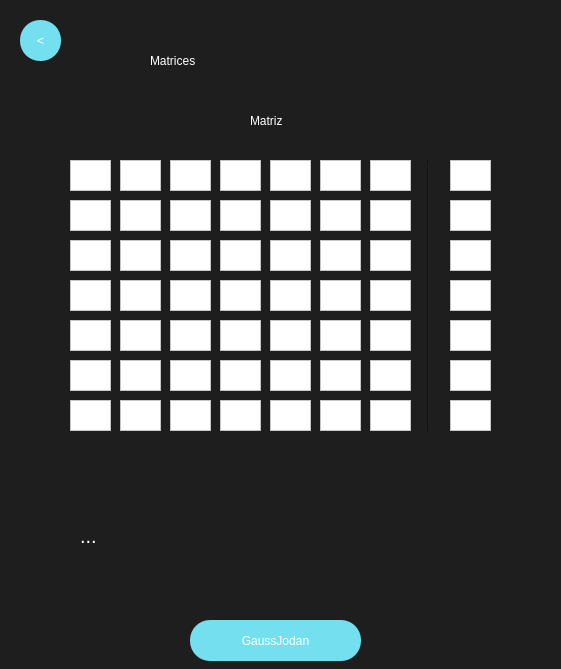
<?xml version="1.0" encoding="UTF-8"?>
<ui version="4.0">
 <class>MainWindow</class>
 <widget class="QMainWindow" name="MainWindow">
  <property name="geometry">
   <rect>
    <x>0</x>
    <y>0</y>
    <width>561</width>
    <height>669</height>
   </rect>
  </property>
  <property name="minimumSize">
   <size>
    <width>0</width>
    <height>0</height>
   </size>
  </property>
  <property name="maximumSize">
   <size>
    <width>2000</width>
    <height>2000</height>
   </size>
  </property>
  <property name="windowTitle">
   <string>MainWindow</string>
  </property>
  <property name="styleSheet">
   <string notr="true">QWidget{
background-color:#1E1E1E;
}

QPushButton{
background-color:#74E0Ef;
color:white;
font: 30pt &quot;Impact&quot;;
border-radius:25px;
}

QPushButton:hover{
background-color:#7A63FF;
color:#74E0Ef;
font: 30pt &quot;Impact&quot;;
border-radius:30px;
}
Line{
background-color:white;
}
</string>
  </property>
  <widget class="QWidget" name="centralwidget">
   <widget class="QLabel" name="label">
    <property name="geometry">
     <rect>
      <x>150</x>
      <y>30</y>
      <width>241</width>
      <height>61</height>
     </rect>
    </property>
    <property name="styleSheet">
     <string notr="true">color:white;
font: 50pt &quot;Impact&quot;;
</string>
    </property>
    <property name="text">
     <string>Matrices</string>
    </property>
   </widget>
   <widget class="QPushButton" name="GausBackButton">
    <property name="geometry">
     <rect>
      <x>20</x>
      <y>20</y>
      <width>41</width>
      <height>41</height>
     </rect>
    </property>
    <property name="styleSheet">
     <string notr="true">font: 20pt &quot;impact&quot;;
border-radius:20px;</string>
    </property>
    <property name="text">
     <string>&lt;</string>
    </property>
   </widget>
   <widget class="QTextEdit" name="num1Entry">
    <property name="geometry">
     <rect>
      <x>70</x>
      <y>160</y>
      <width>41</width>
      <height>31</height>
     </rect>
    </property>
    <property name="styleSheet">
     <string notr="true">background-color: rgb(255, 255, 255);</string>
    </property>
   </widget>
   <widget class="QTextEdit" name="num2Entry">
    <property name="geometry">
     <rect>
      <x>120</x>
      <y>160</y>
      <width>41</width>
      <height>31</height>
     </rect>
    </property>
    <property name="styleSheet">
     <string notr="true">background-color: rgb(255, 255, 255);</string>
    </property>
   </widget>
   <widget class="QTextEdit" name="num3Entry">
    <property name="geometry">
     <rect>
      <x>170</x>
      <y>160</y>
      <width>41</width>
      <height>31</height>
     </rect>
    </property>
    <property name="styleSheet">
     <string notr="true">background-color: rgb(255, 255, 255);</string>
    </property>
   </widget>
   <widget class="QTextEdit" name="num8Entry">
    <property name="geometry">
     <rect>
      <x>70</x>
      <y>200</y>
      <width>41</width>
      <height>31</height>
     </rect>
    </property>
    <property name="styleSheet">
     <string notr="true">background-color: rgb(255, 255, 255);</string>
    </property>
   </widget>
   <widget class="QTextEdit" name="num10Entry">
    <property name="geometry">
     <rect>
      <x>170</x>
      <y>200</y>
      <width>41</width>
      <height>31</height>
     </rect>
    </property>
    <property name="styleSheet">
     <string notr="true">background-color: rgb(255, 255, 255);</string>
    </property>
   </widget>
   <widget class="QTextEdit" name="num9Entry">
    <property name="geometry">
     <rect>
      <x>120</x>
      <y>200</y>
      <width>41</width>
      <height>31</height>
     </rect>
    </property>
    <property name="styleSheet">
     <string notr="true">background-color: rgb(255, 255, 255);</string>
    </property>
   </widget>
   <widget class="QTextEdit" name="num17Entry">
    <property name="geometry">
     <rect>
      <x>170</x>
      <y>240</y>
      <width>41</width>
      <height>31</height>
     </rect>
    </property>
    <property name="styleSheet">
     <string notr="true">background-color: rgb(255, 255, 255);</string>
    </property>
   </widget>
   <widget class="QTextEdit" name="num15Entry">
    <property name="geometry">
     <rect>
      <x>70</x>
      <y>240</y>
      <width>41</width>
      <height>31</height>
     </rect>
    </property>
    <property name="styleSheet">
     <string notr="true">background-color: rgb(255, 255, 255);</string>
    </property>
   </widget>
   <widget class="QTextEdit" name="num16Entry">
    <property name="geometry">
     <rect>
      <x>120</x>
      <y>240</y>
      <width>41</width>
      <height>31</height>
     </rect>
    </property>
    <property name="styleSheet">
     <string notr="true">background-color: rgb(255, 255, 255);</string>
    </property>
   </widget>
   <widget class="QLabel" name="label_2">
    <property name="geometry">
     <rect>
      <x>250</x>
      <y>100</y>
      <width>71</width>
      <height>41</height>
     </rect>
    </property>
    <property name="styleSheet">
     <string notr="true">color:white;
font: 20pt &quot;Impact&quot;;
</string>
    </property>
    <property name="text">
     <string>Matriz </string>
    </property>
   </widget>
   <widget class="QLabel" name="ResultMatrix">
    <property name="geometry">
     <rect>
      <x>80</x>
      <y>470</y>
      <width>351</width>
      <height>131</height>
     </rect>
    </property>
    <property name="maximumSize">
     <size>
      <width>1000</width>
      <height>900</height>
     </size>
    </property>
    <property name="styleSheet">
     <string notr="true">color:white;
font:20px</string>
    </property>
    <property name="text">
     <string>...</string>
    </property>
    <property name="wordWrap">
     <bool>true</bool>
    </property>
   </widget>
   <widget class="QPushButton" name="GausButton">
    <property name="geometry">
     <rect>
      <x>190</x>
      <y>620</y>
      <width>171</width>
      <height>41</height>
     </rect>
    </property>
    <property name="maximumSize">
     <size>
      <width>16777215</width>
      <height>300</height>
     </size>
    </property>
    <property name="styleSheet">
     <string notr="true">font: 20pt &quot;impact&quot;;
border-radius:20px;</string>
    </property>
    <property name="text">
     <string>GaussJodan</string>
    </property>
   </widget>
   <widget class="QTextEdit" name="ind1Entry">
    <property name="geometry">
     <rect>
      <x>450</x>
      <y>160</y>
      <width>41</width>
      <height>31</height>
     </rect>
    </property>
    <property name="styleSheet">
     <string notr="true">background-color: rgb(255, 255, 255);</string>
    </property>
   </widget>
   <widget class="QTextEdit" name="ind3Entry">
    <property name="geometry">
     <rect>
      <x>450</x>
      <y>240</y>
      <width>41</width>
      <height>31</height>
     </rect>
    </property>
    <property name="styleSheet">
     <string notr="true">background-color: rgb(255, 255, 255);</string>
    </property>
   </widget>
   <widget class="QTextEdit" name="ind2Entry">
    <property name="geometry">
     <rect>
      <x>450</x>
      <y>200</y>
      <width>41</width>
      <height>31</height>
     </rect>
    </property>
    <property name="styleSheet">
     <string notr="true">background-color: rgb(255, 255, 255);</string>
    </property>
   </widget>
   <widget class="Line" name="line">
    <property name="geometry">
     <rect>
      <x>420</x>
      <y>160</y>
      <width>16</width>
      <height>271</height>
     </rect>
    </property>
    <property name="styleSheet">
     <string notr="true">background{
color:white;
}</string>
    </property>
    <property name="orientation">
     <enum>Qt::Vertical</enum>
    </property>
   </widget>
   <widget class="QTextEdit" name="num11Entry">
    <property name="geometry">
     <rect>
      <x>220</x>
      <y>200</y>
      <width>41</width>
      <height>31</height>
     </rect>
    </property>
    <property name="styleSheet">
     <string notr="true">background-color: rgb(255, 255, 255);</string>
    </property>
   </widget>
   <widget class="QTextEdit" name="num4Entry">
    <property name="geometry">
     <rect>
      <x>220</x>
      <y>160</y>
      <width>41</width>
      <height>31</height>
     </rect>
    </property>
    <property name="styleSheet">
     <string notr="true">background-color: rgb(255, 255, 255);</string>
    </property>
   </widget>
   <widget class="QTextEdit" name="num18Entry">
    <property name="geometry">
     <rect>
      <x>220</x>
      <y>240</y>
      <width>41</width>
      <height>31</height>
     </rect>
    </property>
    <property name="styleSheet">
     <string notr="true">background-color: rgb(255, 255, 255);</string>
    </property>
   </widget>
   <widget class="QTextEdit" name="num22Entry">
    <property name="geometry">
     <rect>
      <x>70</x>
      <y>280</y>
      <width>41</width>
      <height>31</height>
     </rect>
    </property>
    <property name="styleSheet">
     <string notr="true">background-color: rgb(255, 255, 255);</string>
    </property>
   </widget>
   <widget class="QTextEdit" name="num23Entry">
    <property name="geometry">
     <rect>
      <x>120</x>
      <y>280</y>
      <width>41</width>
      <height>31</height>
     </rect>
    </property>
    <property name="styleSheet">
     <string notr="true">background-color: rgb(255, 255, 255);</string>
    </property>
   </widget>
   <widget class="QTextEdit" name="num24Entry">
    <property name="geometry">
     <rect>
      <x>170</x>
      <y>280</y>
      <width>41</width>
      <height>31</height>
     </rect>
    </property>
    <property name="styleSheet">
     <string notr="true">background-color: rgb(255, 255, 255);</string>
    </property>
   </widget>
   <widget class="QTextEdit" name="num25Entry">
    <property name="geometry">
     <rect>
      <x>220</x>
      <y>280</y>
      <width>41</width>
      <height>31</height>
     </rect>
    </property>
    <property name="styleSheet">
     <string notr="true">background-color: rgb(255, 255, 255);</string>
    </property>
   </widget>
   <widget class="QTextEdit" name="ind4Entry">
    <property name="geometry">
     <rect>
      <x>450</x>
      <y>280</y>
      <width>41</width>
      <height>31</height>
     </rect>
    </property>
    <property name="styleSheet">
     <string notr="true">background-color: rgb(255, 255, 255);</string>
    </property>
   </widget>
   <widget class="QTextEdit" name="ind5Entry">
    <property name="geometry">
     <rect>
      <x>450</x>
      <y>320</y>
      <width>41</width>
      <height>31</height>
     </rect>
    </property>
    <property name="styleSheet">
     <string notr="true">background-color: rgb(255, 255, 255);</string>
    </property>
   </widget>
   <widget class="QTextEdit" name="num12Entry">
    <property name="geometry">
     <rect>
      <x>270</x>
      <y>200</y>
      <width>41</width>
      <height>31</height>
     </rect>
    </property>
    <property name="styleSheet">
     <string notr="true">background-color: rgb(255, 255, 255);</string>
    </property>
   </widget>
   <widget class="QTextEdit" name="num5Entry">
    <property name="geometry">
     <rect>
      <x>270</x>
      <y>160</y>
      <width>41</width>
      <height>31</height>
     </rect>
    </property>
    <property name="styleSheet">
     <string notr="true">background-color: rgb(255, 255, 255);</string>
    </property>
   </widget>
   <widget class="QTextEdit" name="num19Entry">
    <property name="geometry">
     <rect>
      <x>270</x>
      <y>240</y>
      <width>41</width>
      <height>31</height>
     </rect>
    </property>
    <property name="styleSheet">
     <string notr="true">background-color: rgb(255, 255, 255);</string>
    </property>
   </widget>
   <widget class="QTextEdit" name="num26Entry">
    <property name="geometry">
     <rect>
      <x>270</x>
      <y>280</y>
      <width>41</width>
      <height>31</height>
     </rect>
    </property>
    <property name="styleSheet">
     <string notr="true">background-color: rgb(255, 255, 255);</string>
    </property>
   </widget>
   <widget class="QTextEdit" name="num29Entry">
    <property name="geometry">
     <rect>
      <x>70</x>
      <y>320</y>
      <width>41</width>
      <height>31</height>
     </rect>
    </property>
    <property name="styleSheet">
     <string notr="true">background-color: rgb(255, 255, 255);</string>
    </property>
   </widget>
   <widget class="QTextEdit" name="num31Entry">
    <property name="geometry">
     <rect>
      <x>170</x>
      <y>320</y>
      <width>41</width>
      <height>31</height>
     </rect>
    </property>
    <property name="styleSheet">
     <string notr="true">background-color: rgb(255, 255, 255);</string>
    </property>
   </widget>
   <widget class="QTextEdit" name="num30Entry">
    <property name="geometry">
     <rect>
      <x>120</x>
      <y>320</y>
      <width>41</width>
      <height>31</height>
     </rect>
    </property>
    <property name="styleSheet">
     <string notr="true">background-color: rgb(255, 255, 255);</string>
    </property>
   </widget>
   <widget class="QTextEdit" name="num32Entry">
    <property name="geometry">
     <rect>
      <x>220</x>
      <y>320</y>
      <width>41</width>
      <height>31</height>
     </rect>
    </property>
    <property name="styleSheet">
     <string notr="true">background-color: rgb(255, 255, 255);</string>
    </property>
   </widget>
   <widget class="QTextEdit" name="num33Entry">
    <property name="geometry">
     <rect>
      <x>270</x>
      <y>320</y>
      <width>41</width>
      <height>31</height>
     </rect>
    </property>
    <property name="styleSheet">
     <string notr="true">background-color: rgb(255, 255, 255);</string>
    </property>
   </widget>
   <widget class="QTextEdit" name="num6Entry">
    <property name="geometry">
     <rect>
      <x>320</x>
      <y>160</y>
      <width>41</width>
      <height>31</height>
     </rect>
    </property>
    <property name="styleSheet">
     <string notr="true">background-color: rgb(255, 255, 255);</string>
    </property>
   </widget>
   <widget class="QTextEdit" name="num20Entry">
    <property name="geometry">
     <rect>
      <x>320</x>
      <y>240</y>
      <width>41</width>
      <height>31</height>
     </rect>
    </property>
    <property name="styleSheet">
     <string notr="true">background-color: rgb(255, 255, 255);</string>
    </property>
   </widget>
   <widget class="QTextEdit" name="num13Entry">
    <property name="geometry">
     <rect>
      <x>320</x>
      <y>200</y>
      <width>41</width>
      <height>31</height>
     </rect>
    </property>
    <property name="styleSheet">
     <string notr="true">background-color: rgb(255, 255, 255);</string>
    </property>
   </widget>
   <widget class="QTextEdit" name="num34Entry">
    <property name="geometry">
     <rect>
      <x>320</x>
      <y>320</y>
      <width>41</width>
      <height>31</height>
     </rect>
    </property>
    <property name="styleSheet">
     <string notr="true">background-color: rgb(255, 255, 255);</string>
    </property>
   </widget>
   <widget class="QTextEdit" name="num27Entry">
    <property name="geometry">
     <rect>
      <x>320</x>
      <y>280</y>
      <width>41</width>
      <height>31</height>
     </rect>
    </property>
    <property name="styleSheet">
     <string notr="true">background-color: rgb(255, 255, 255);</string>
    </property>
   </widget>
   <widget class="QTextEdit" name="num38Entry">
    <property name="geometry">
     <rect>
      <x>170</x>
      <y>360</y>
      <width>41</width>
      <height>31</height>
     </rect>
    </property>
    <property name="styleSheet">
     <string notr="true">background-color: rgb(255, 255, 255);</string>
    </property>
   </widget>
   <widget class="QTextEdit" name="num40Entry">
    <property name="geometry">
     <rect>
      <x>270</x>
      <y>360</y>
      <width>41</width>
      <height>31</height>
     </rect>
    </property>
    <property name="styleSheet">
     <string notr="true">background-color: rgb(255, 255, 255);</string>
    </property>
   </widget>
   <widget class="QTextEdit" name="num39Entry">
    <property name="geometry">
     <rect>
      <x>220</x>
      <y>360</y>
      <width>41</width>
      <height>31</height>
     </rect>
    </property>
    <property name="styleSheet">
     <string notr="true">background-color: rgb(255, 255, 255);</string>
    </property>
   </widget>
   <widget class="QTextEdit" name="num36Entry">
    <property name="geometry">
     <rect>
      <x>70</x>
      <y>360</y>
      <width>41</width>
      <height>31</height>
     </rect>
    </property>
    <property name="styleSheet">
     <string notr="true">background-color: rgb(255, 255, 255);</string>
    </property>
   </widget>
   <widget class="QTextEdit" name="num37Entry">
    <property name="geometry">
     <rect>
      <x>120</x>
      <y>360</y>
      <width>41</width>
      <height>31</height>
     </rect>
    </property>
    <property name="styleSheet">
     <string notr="true">background-color: rgb(255, 255, 255);</string>
    </property>
   </widget>
   <widget class="QTextEdit" name="num41Entry">
    <property name="geometry">
     <rect>
      <x>320</x>
      <y>360</y>
      <width>41</width>
      <height>31</height>
     </rect>
    </property>
    <property name="styleSheet">
     <string notr="true">background-color: rgb(255, 255, 255);</string>
    </property>
   </widget>
   <widget class="QTextEdit" name="ind6Entry">
    <property name="geometry">
     <rect>
      <x>450</x>
      <y>360</y>
      <width>41</width>
      <height>31</height>
     </rect>
    </property>
    <property name="styleSheet">
     <string notr="true">background-color: rgb(255, 255, 255);</string>
    </property>
   </widget>
   <widget class="QTextEdit" name="num21Entry">
    <property name="geometry">
     <rect>
      <x>370</x>
      <y>240</y>
      <width>41</width>
      <height>31</height>
     </rect>
    </property>
    <property name="styleSheet">
     <string notr="true">background-color: rgb(255, 255, 255);</string>
    </property>
   </widget>
   <widget class="QTextEdit" name="num35Entry">
    <property name="geometry">
     <rect>
      <x>370</x>
      <y>320</y>
      <width>41</width>
      <height>31</height>
     </rect>
    </property>
    <property name="styleSheet">
     <string notr="true">background-color: rgb(255, 255, 255);</string>
    </property>
   </widget>
   <widget class="QTextEdit" name="num42Entry">
    <property name="geometry">
     <rect>
      <x>370</x>
      <y>360</y>
      <width>41</width>
      <height>31</height>
     </rect>
    </property>
    <property name="styleSheet">
     <string notr="true">background-color: rgb(255, 255, 255);</string>
    </property>
   </widget>
   <widget class="QTextEdit" name="num28Entry">
    <property name="geometry">
     <rect>
      <x>370</x>
      <y>280</y>
      <width>41</width>
      <height>31</height>
     </rect>
    </property>
    <property name="styleSheet">
     <string notr="true">background-color: rgb(255, 255, 255);</string>
    </property>
   </widget>
   <widget class="QTextEdit" name="num7Entry">
    <property name="geometry">
     <rect>
      <x>370</x>
      <y>160</y>
      <width>41</width>
      <height>31</height>
     </rect>
    </property>
    <property name="styleSheet">
     <string notr="true">background-color: rgb(255, 255, 255);</string>
    </property>
   </widget>
   <widget class="QTextEdit" name="num14Entry">
    <property name="geometry">
     <rect>
      <x>370</x>
      <y>200</y>
      <width>41</width>
      <height>31</height>
     </rect>
    </property>
    <property name="styleSheet">
     <string notr="true">background-color: rgb(255, 255, 255);</string>
    </property>
   </widget>
   <widget class="QTextEdit" name="num44Entry">
    <property name="geometry">
     <rect>
      <x>120</x>
      <y>400</y>
      <width>41</width>
      <height>31</height>
     </rect>
    </property>
    <property name="styleSheet">
     <string notr="true">background-color: rgb(255, 255, 255);</string>
    </property>
   </widget>
   <widget class="QTextEdit" name="num43Entry">
    <property name="geometry">
     <rect>
      <x>70</x>
      <y>400</y>
      <width>41</width>
      <height>31</height>
     </rect>
    </property>
    <property name="styleSheet">
     <string notr="true">background-color: rgb(255, 255, 255);</string>
    </property>
   </widget>
   <widget class="QTextEdit" name="num47Entry">
    <property name="geometry">
     <rect>
      <x>270</x>
      <y>400</y>
      <width>41</width>
      <height>31</height>
     </rect>
    </property>
    <property name="styleSheet">
     <string notr="true">background-color: rgb(255, 255, 255);</string>
    </property>
   </widget>
   <widget class="QTextEdit" name="num46Entry">
    <property name="geometry">
     <rect>
      <x>220</x>
      <y>400</y>
      <width>41</width>
      <height>31</height>
     </rect>
    </property>
    <property name="styleSheet">
     <string notr="true">background-color: rgb(255, 255, 255);</string>
    </property>
   </widget>
   <widget class="QTextEdit" name="num45Entry">
    <property name="geometry">
     <rect>
      <x>170</x>
      <y>400</y>
      <width>41</width>
      <height>31</height>
     </rect>
    </property>
    <property name="styleSheet">
     <string notr="true">background-color: rgb(255, 255, 255);</string>
    </property>
   </widget>
   <widget class="QTextEdit" name="num48Entry">
    <property name="geometry">
     <rect>
      <x>320</x>
      <y>400</y>
      <width>41</width>
      <height>31</height>
     </rect>
    </property>
    <property name="styleSheet">
     <string notr="true">background-color: rgb(255, 255, 255);</string>
    </property>
   </widget>
   <widget class="QTextEdit" name="num49Entry">
    <property name="geometry">
     <rect>
      <x>370</x>
      <y>400</y>
      <width>41</width>
      <height>31</height>
     </rect>
    </property>
    <property name="styleSheet">
     <string notr="true">background-color: rgb(255, 255, 255);</string>
    </property>
   </widget>
   <widget class="QTextEdit" name="ind7Entry">
    <property name="geometry">
     <rect>
      <x>450</x>
      <y>400</y>
      <width>41</width>
      <height>31</height>
     </rect>
    </property>
    <property name="styleSheet">
     <string notr="true">background-color: rgb(255, 255, 255);</string>
    </property>
   </widget>
  </widget>
 </widget>
 <resources/>
 <connections/>
</ui>
